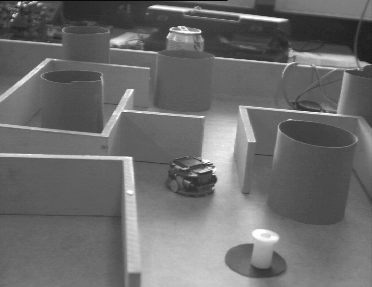
%> input picture MFSR_App/ImageRegistration/affine_flow/maze1.png, 372 x 287 px
$ octave --eval "result = ComputeLKFlowParms(im2double(imread('../affine_flow/maze1.png')));"   (GNU Octave 9; MATLAB toolbox functions it lacks are replaced by stand-ins)
%> lines starting %> are read from the running program, lines starting %| are printed output that depends on the picture
% [Ht, G]=ComputeLKFlowParms(img)
%
% Computes the optical flow parameters. The image is derived in DX and DY
% directions and matrix G is computed.
%
% Inputs:
% img - The image to compute optical flow parameters. Note that the image
%       must contain a border of size 1 since the DX and DY operation work
%       on 3x3 regions.
%
% Outpus:
% Ht - The transpose of matrix H, which defines the LK affine approximation of an shifted
% image
%
% G  - The matrix G=H'*H
%
function [Ht, G]=ComputeLKFlowParms(img)

% Compute Ix and Iy derivatives using sobel operator
Hdy = fspecial('sobel');
Hdx = Hdy';

% Apply filters Hdx and Hdy on img
Ix=imfilter(img, Hdx);
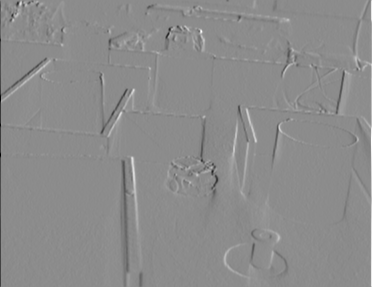
%> Ix: size 287x372 double; min -3.08, max 2.53, mean 0.000192; drawn with min black and max white
Iy=imfilter(img, Hdy);
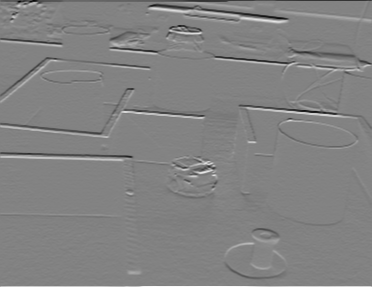
%> Iy: size 287x372 double; min -3.33, max 3.17, mean -0.00506; drawn with min black and max white

% Cut out surrounding borders
Ix=Ix(2:end-1,2:end-1);
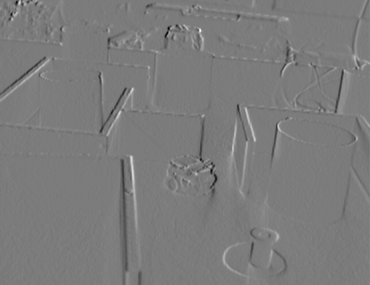
%> Ix: size 285x370 double; min -2.38, max 2.51, mean 0.000276; drawn with min black and max white
Iy=Iy(2:end-1,2:end-1);
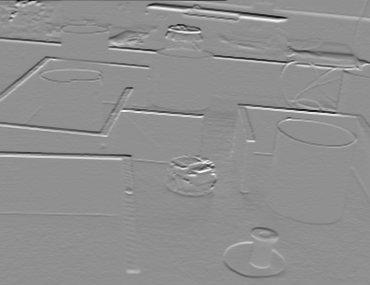
%> Iy: size 285x370 double; min -3.33, max 2.56, mean -0.0079; drawn with min black and max white

% Compute G (quadratic filter matrix) with derivations of x and y
H = [Ix(:) Iy(:)];
Ht=H';
G=Ht*H;
%> G = [2790 -290.2; -290.2 11833.4]

$ run again, on MFSR_App/ImageRegistration/affine_flow/maze2.png
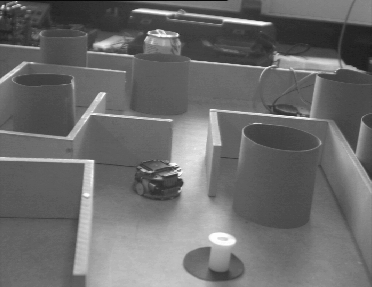
%> input picture MFSR_App/ImageRegistration/affine_flow/maze2.png, 372 x 287 px
%> in ComputeLKFlowParms, `Ix=Ix(2:end-1,2:end-1);`:
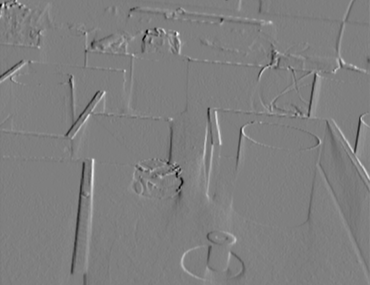
%> Ix: size 285x370 double; min -2.15, max 2.15, mean 0.000447; drawn with min black and max white
%> in ComputeLKFlowParms, `Iy=Iy(2:end-1,2:end-1);`:
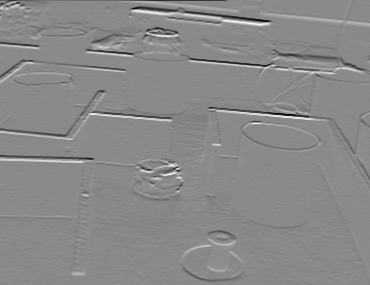
%> Iy: size 285x370 double; min -3.01, max 2.56, mean -0.00754; drawn with min black and max white
%> G = [2915.6 -349.6; -349.6 11162.7]
